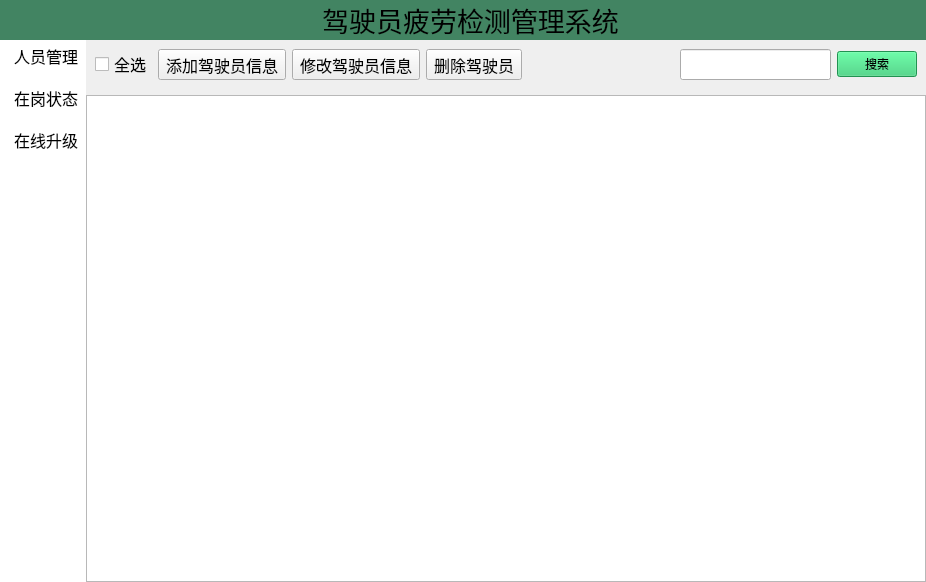
<?xml version="1.0" encoding="UTF-8"?>
<ui version="4.0">
 <class>Driver</class>
 <widget class="QMainWindow" name="Driver">
  <property name="geometry">
   <rect>
    <x>0</x>
    <y>0</y>
    <width>926</width>
    <height>582</height>
   </rect>
  </property>
  <property name="font">
   <font>
    <family>方正姚体</family>
    <pointsize>12</pointsize>
   </font>
  </property>
  <property name="windowTitle">
   <string>Driver</string>
  </property>
  <property name="windowIcon">
   <iconset resource="images/img.qrc">
    <normaloff>:/drivertitle.svg</normaloff>:/drivertitle.svg</iconset>
  </property>
  <property name="autoFillBackground">
   <bool>true</bool>
  </property>
  <property name="styleSheet">
   <string notr="true"/>
  </property>
  <property name="tabShape">
   <enum>QTabWidget::Rounded</enum>
  </property>
  <widget class="QWidget" name="centralwidget">
   <layout class="QGridLayout" name="gridLayout_3">
    <property name="leftMargin">
     <number>0</number>
    </property>
    <property name="topMargin">
     <number>0</number>
    </property>
    <property name="rightMargin">
     <number>0</number>
    </property>
    <property name="bottomMargin">
     <number>0</number>
    </property>
    <property name="spacing">
     <number>0</number>
    </property>
    <item row="0" column="0" colspan="2">
     <widget class="QWidget" name="widget" native="true">
      <property name="sizePolicy">
       <sizepolicy hsizetype="Preferred" vsizetype="Fixed">
        <horstretch>0</horstretch>
        <verstretch>0</verstretch>
       </sizepolicy>
      </property>
      <property name="maximumSize">
       <size>
        <width>16777215</width>
        <height>50</height>
       </size>
      </property>
      <property name="styleSheet">
       <string notr="true">background-color: rgb(66, 132, 98);</string>
      </property>
      <layout class="QGridLayout" name="gridLayout">
       <property name="leftMargin">
        <number>0</number>
       </property>
       <property name="topMargin">
        <number>0</number>
       </property>
       <property name="rightMargin">
        <number>0</number>
       </property>
       <property name="bottomMargin">
        <number>0</number>
       </property>
       <item row="0" column="2">
        <widget class="QLabel" name="label">
         <property name="font">
          <font>
           <family>方正姚体</family>
           <pointsize>20</pointsize>
          </font>
         </property>
         <property name="text">
          <string>驾驶员疲劳检测管理系统</string>
         </property>
         <property name="alignment">
          <set>Qt::AlignCenter</set>
         </property>
        </widget>
       </item>
       <item row="0" column="1">
        <widget class="QLabel" name="label_2">
         <property name="sizePolicy">
          <sizepolicy hsizetype="Fixed" vsizetype="Fixed">
           <horstretch>0</horstretch>
           <verstretch>0</verstretch>
          </sizepolicy>
         </property>
         <property name="maximumSize">
          <size>
           <width>50</width>
           <height>50</height>
          </size>
         </property>
         <property name="text">
          <string/>
         </property>
         <property name="pixmap">
          <pixmap resource="images/img.qrc">:/drivertitle.svg</pixmap>
         </property>
         <property name="scaledContents">
          <bool>true</bool>
         </property>
        </widget>
       </item>
       <item row="0" column="0">
        <spacer name="horizontalSpacer">
         <property name="orientation">
          <enum>Qt::Horizontal</enum>
         </property>
         <property name="sizeHint" stdset="0">
          <size>
           <width>40</width>
           <height>20</height>
          </size>
         </property>
        </spacer>
       </item>
       <item row="0" column="3">
        <spacer name="horizontalSpacer_2">
         <property name="orientation">
          <enum>Qt::Horizontal</enum>
         </property>
         <property name="sizeHint" stdset="0">
          <size>
           <width>40</width>
           <height>20</height>
          </size>
         </property>
        </spacer>
       </item>
      </layout>
     </widget>
    </item>
    <item row="1" column="0">
     <widget class="QWidget" name="widget_2" native="true">
      <property name="sizePolicy">
       <sizepolicy hsizetype="Preferred" vsizetype="Expanding">
        <horstretch>0</horstretch>
        <verstretch>0</verstretch>
       </sizepolicy>
      </property>
      <property name="styleSheet">
       <string notr="true">background-color: rgb(255, 255, 255);</string>
      </property>
      <layout class="QGridLayout" name="gridLayout_2">
       <property name="leftMargin">
        <number>6</number>
       </property>
       <property name="topMargin">
        <number>0</number>
       </property>
       <property name="rightMargin">
        <number>0</number>
       </property>
       <property name="bottomMargin">
        <number>0</number>
       </property>
       <property name="spacing">
        <number>6</number>
       </property>
       <item row="1" column="0">
        <spacer name="verticalSpacer_2">
         <property name="orientation">
          <enum>Qt::Vertical</enum>
         </property>
         <property name="sizeType">
          <enum>QSizePolicy::Fixed</enum>
         </property>
         <property name="sizeHint" stdset="0">
          <size>
           <width>20</width>
           <height>5</height>
          </size>
         </property>
        </spacer>
       </item>
       <item row="0" column="0">
        <widget class="QToolButton" name="manager">
         <property name="styleSheet">
          <string notr="true"/>
         </property>
         <property name="text">
          <string>人员管理</string>
         </property>
         <property name="icon">
          <iconset resource="images/img.qrc">
           <normaloff>:/manager.svg</normaloff>:/manager.svg</iconset>
         </property>
         <property name="iconSize">
          <size>
           <width>25</width>
           <height>25</height>
          </size>
         </property>
         <property name="toolButtonStyle">
          <enum>Qt::ToolButtonTextBesideIcon</enum>
         </property>
         <property name="autoRaise">
          <bool>true</bool>
         </property>
        </widget>
       </item>
       <item row="5" column="0">
        <spacer name="verticalSpacer">
         <property name="orientation">
          <enum>Qt::Vertical</enum>
         </property>
         <property name="sizeHint" stdset="0">
          <size>
           <width>20</width>
           <height>40</height>
          </size>
         </property>
        </spacer>
       </item>
       <item row="2" column="0">
        <widget class="QToolButton" name="status">
         <property name="text">
          <string>在岗状态</string>
         </property>
         <property name="icon">
          <iconset resource="images/img.qrc">
           <normaloff>:/status.svg</normaloff>:/status.svg</iconset>
         </property>
         <property name="iconSize">
          <size>
           <width>25</width>
           <height>25</height>
          </size>
         </property>
         <property name="toolButtonStyle">
          <enum>Qt::ToolButtonTextBesideIcon</enum>
         </property>
         <property name="autoRaise">
          <bool>true</bool>
         </property>
        </widget>
       </item>
       <item row="4" column="0">
        <widget class="QToolButton" name="update">
         <property name="text">
          <string>在线升级</string>
         </property>
         <property name="icon">
          <iconset resource="images/img.qrc">
           <normaloff>:/update.svg</normaloff>:/update.svg</iconset>
         </property>
         <property name="iconSize">
          <size>
           <width>25</width>
           <height>25</height>
          </size>
         </property>
         <property name="toolButtonStyle">
          <enum>Qt::ToolButtonTextBesideIcon</enum>
         </property>
         <property name="autoRaise">
          <bool>true</bool>
         </property>
        </widget>
       </item>
       <item row="3" column="0">
        <spacer name="verticalSpacer_3">
         <property name="orientation">
          <enum>Qt::Vertical</enum>
         </property>
         <property name="sizeType">
          <enum>QSizePolicy::Fixed</enum>
         </property>
         <property name="sizeHint" stdset="0">
          <size>
           <width>20</width>
           <height>5</height>
          </size>
         </property>
        </spacer>
       </item>
      </layout>
     </widget>
    </item>
    <item row="1" column="1">
     <widget class="QStackedWidget" name="stackedWidget">
      <property name="currentIndex">
       <number>0</number>
      </property>
      <widget class="QWidget" name="managerUI">
       <layout class="QGridLayout" name="gridLayout_5">
        <property name="leftMargin">
         <number>0</number>
        </property>
        <property name="topMargin">
         <number>0</number>
        </property>
        <property name="rightMargin">
         <number>0</number>
        </property>
        <property name="bottomMargin">
         <number>0</number>
        </property>
        <item row="0" column="0">
         <widget class="QWidget" name="widget_3" native="true">
          <layout class="QGridLayout" name="gridLayout_4">
           <item row="0" column="2">
            <widget class="QToolButton" name="mofiy_driver">
             <property name="text">
              <string>修改驾驶员信息</string>
             </property>
            </widget>
           </item>
           <item row="0" column="6">
            <widget class="QPushButton" name="btn_search">
             <property name="styleSheet">
              <string notr="true">background-color: rgb(46, 204, 113);</string>
             </property>
             <property name="text">
              <string>搜索</string>
             </property>
            </widget>
           </item>
           <item row="0" column="1">
            <widget class="QToolButton" name="add_driver">
             <property name="text">
              <string>添加驾驶员信息</string>
             </property>
            </widget>
           </item>
           <item row="0" column="0">
            <widget class="QCheckBox" name="checkBox">
             <property name="text">
              <string>全选</string>
             </property>
            </widget>
           </item>
           <item row="0" column="5">
            <widget class="QLineEdit" name="condition"/>
           </item>
           <item row="0" column="3">
            <widget class="QToolButton" name="delete_driver">
             <property name="text">
              <string>删除驾驶员</string>
             </property>
            </widget>
           </item>
           <item row="0" column="4">
            <spacer name="horizontalSpacer_3">
             <property name="orientation">
              <enum>Qt::Horizontal</enum>
             </property>
             <property name="sizeHint" stdset="0">
              <size>
               <width>40</width>
               <height>20</height>
              </size>
             </property>
            </spacer>
           </item>
          </layout>
         </widget>
        </item>
        <item row="1" column="0">
         <widget class="QTableWidget" name="tableWidget">
          <property name="selectionMode">
           <enum>QAbstractItemView::MultiSelection</enum>
          </property>
          <property name="selectionBehavior">
           <enum>QAbstractItemView::SelectRows</enum>
          </property>
         </widget>
        </item>
       </layout>
      </widget>
      <widget class="QWidget" name="updateUI">
       <layout class="QGridLayout" name="gridLayout_6">
        <property name="leftMargin">
         <number>0</number>
        </property>
        <property name="topMargin">
         <number>0</number>
        </property>
        <property name="rightMargin">
         <number>0</number>
        </property>
        <property name="bottomMargin">
         <number>0</number>
        </property>
        <property name="spacing">
         <number>0</number>
        </property>
        <item row="0" column="0">
         <widget class="QWidget" name="update_2" native="true">
          <layout class="QGridLayout" name="gridLayout_8">
           <item row="0" column="0">
            <widget class="QLabel" name="todo">
             <property name="styleSheet">
              <string notr="true">background-color: rgb(255, 255, 255);</string>
             </property>
             <property name="text">
              <string/>
             </property>
             <property name="pixmap">
              <pixmap resource="images/img.qrc">:/todo.svg</pixmap>
             </property>
             <property name="alignment">
              <set>Qt::AlignCenter</set>
             </property>
            </widget>
           </item>
          </layout>
         </widget>
        </item>
       </layout>
      </widget>
      <widget class="QWidget" name="statusUI">
       <layout class="QGridLayout" name="gridLayout_7">
        <property name="leftMargin">
         <number>0</number>
        </property>
        <property name="topMargin">
         <number>0</number>
        </property>
        <property name="rightMargin">
         <number>0</number>
        </property>
        <property name="bottomMargin">
         <number>0</number>
        </property>
        <property name="spacing">
         <number>0</number>
        </property>
        <item row="1" column="0">
         <widget class="QChartView" name="graphicsView"/>
        </item>
       </layout>
      </widget>
     </widget>
    </item>
   </layout>
  </widget>
 </widget>
 <customwidgets>
  <customwidget>
   <class>QChartView</class>
   <extends>QGraphicsView</extends>
   <header location="global">qchartview.h</header>
  </customwidget>
 </customwidgets>
 <resources>
  <include location="images/img.qrc"/>
 </resources>
 <connections/>
</ui>
